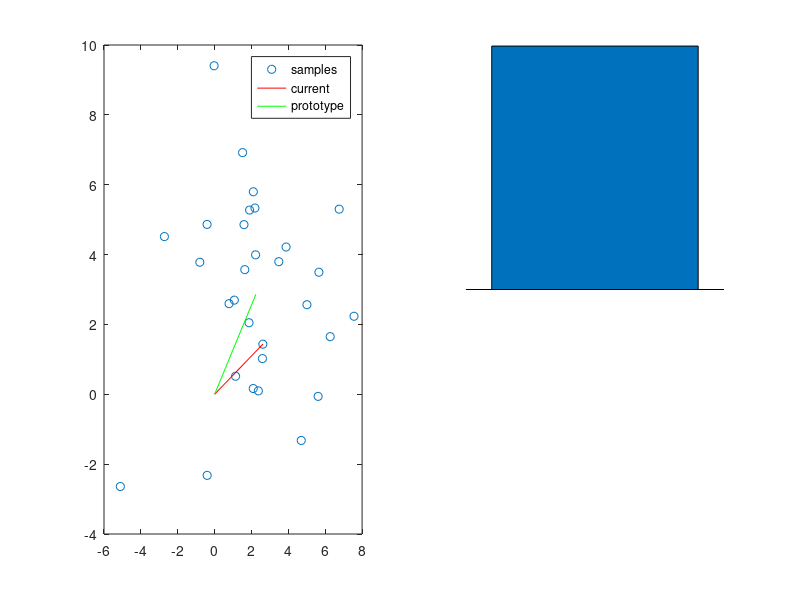
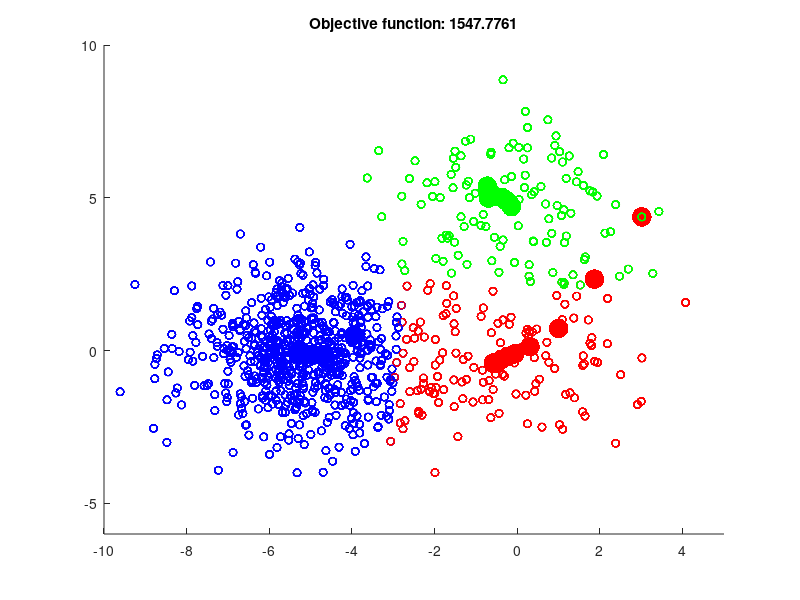

Write MATLAB code to recreate these figures, in order.
% This is a MATLAB script for the
% CLPS1291 lecture on k-means.

% Other m-files required: none
% Subfunctions: none
% MAT-files required: none
% Author: Thomas Serre
% Brown University
% CLPS Department
% email: Thomas_Serre@Brown.edu
% Website: http://serre-lab.clps.brown.edu
% February 2014;
% The k-means code is a modified version of the
% simple_kmedias function by Mauricio Martinez-Garcia, 2003,2007

clc;
clear all;
close all;

%%%%%%%%%%%%%%%%%%%%%%%%%%%%%%%%%%%%%%%%%%%%%%%%%%%%%%%%%%%%%%%%%%%%%%%%%%
%% Model neuron coding for distance from average for toy data
%% Excercise for home: Try to run the code on your faces...
clear all;
x   = 2.0 + 3.0*randn(2,30);
sim = 'dot-prod'; % 'rbf' or 'dot-prod' or 'sig'

%% Excercise: Try to implement the normalized dot-product

% Algorithm starts
ind = randperm(size(x,2)); %% randomize the presentation order
m   = mean(x,2); %% sample mean
w   = m;

for ii = 1:size(x,2)
    subplot(1,2,1); plot(x(1,:), x(2,:), 'o');
    hold on;
    
    switch sim
        case 'rbf'
            % compute distance between current stimulus x(:,ind(ii)) and synaptic weight
            D2   = sum((x(:,ind(ii))-w).^2);
            sig2 = 100;
            y = exp(-D2/sig2);
            
            plot([m(1) x(1,ind(ii))], [m(2) x(2,ind(ii))], '-r', 'MarkerSize', 10);
            plot(m(1), m(2), 'pm', 'MarkerSize', 10);
            legend('samples', 'current','prototype')
            hold off
            subplot(1,2,2); bar(1,y); axis([0 2 0 1]); axis off
            
        case 'dot-prod'
            y = w'*x(:,ind(ii));
            
            plot([0 x(1,ind(ii))], [0 x(2,ind(ii))], '-r', 'MarkerSize', 10);
            plot([0 m(1)], [0  m(2)], '-g', 'MarkerSize', 10);
            legend('samples', 'current','prototype')
            hold off
            subplot(1,2,2); bar(1,y); axis([0 2 -10 10]); axis off
            
        case 'sig'
            y = logsig(w'*x(:,ind(ii)));
            
            plot([0 x(1,ind(ii))], [0 x(2,ind(ii))], '-r', 'MarkerSize', 10);
            plot([0 m(1)], [0  m(2)], '-g', 'MarkerSize', 10);
            legend('samples', 'current','prototype')
            hold off
            subplot(1,2,2); bar(1,y); axis([0 2 0 1]); axis off
    end
    pause
end


%%%%%%%%%%%%%%%%%%%%%%%%%%%%%%%%%%%%%%%%%%%%%%%%%%%%%%%%%%%%%%%%%%%%%%%%%%
%% K-means demo

close all;
clear all;

K  = 3; %% K for k-means

col = [1 0 0; 0 1 0; 0 0 1; 1 1 0; 1 0 1; 0 1 1];

dim     = 2;
%%init
dist    = zeros(1,K);
maxerr  = 0;
m       = 1;

clus_size = [100 100 700];
my_var    = [2 2 2];
my_sdev   = sqrt(my_var);


cluster1 = my_sdev(1)*randn(clus_size(1),dim) + kron(ones(clus_size(1),1),[0,0]);
cluster2 = my_sdev(2)*randn(clus_size(2),dim) + kron(ones(clus_size(2),1),[0,5]);
cluster3 = my_sdev(3)*randn(clus_size(3),dim) + kron(ones(clus_size(3),1),[-5,0]);

% Build data matrix with corresponding labels lab
X    = [cluster1 ; cluster2 ; cluster3];
lab  = [ones(size(cluster1,1),1); ...
    2*ones(size(cluster2,1),1); 3*ones(size(cluster3,1),1)];

[Ndata, dims] = size(X);

figure
scatter(X(:,1),X(:,2), 30, [0 0 0]);
axis([-10 5 -6 10]);
hold on;

% Initial prototype assignment (arbitrary)
ind = randperm(size(X,1));
for i=1:K-1
    means(i,:) = X(ind(i),:);
end
means(K,:) = mean(X(K:Ndata,:));

cmp = 1 + maxerr;
while (cmp > maxerr)
    
    class  = zeros(K,dims);
    Nclass = zeros(K,1);
    myind  = [];
    
    scatter(means(:,1), means(:,2), 200, col(1:K,:), 'fill' );
    
    pause(.5);
    
    % Groups each elements to the nearest prototype
    for ii = 1:Ndata
        for jj = 1:K
            % Euclidean distance from data to each prototype
            dist(jj) = norm(X(ii,:)-means(jj,:))^2;
        end
        % Find indices of minimum distance
        index_min = find(~(dist-min(dist)));
        
        % If there are multiple min distances, decide randomly
        index_min          = index_min(ceil(length(index_min)*rand));
        class(index_min,:) = class(index_min,:) + X(ii,:);
        Nclass(index_min)  = Nclass(index_min) + 1;
        myind              = [myind index_min];
    end
    
    err = 0;
    for ii = 1:K
        class(ii,:) = class(ii,:) / Nclass(ii);
        ind         = find(myind==ii);
        
        scatter(X(ind,1),X(ind,2), 30, repmat(col(ii,:), length(ind),1));
        
        err = err+sum(sqrt(sum((X(ind,:)-repmat(class(ii,:),length(ind),1)).^2,2)));
    end
    
    title(['Objective function: ' num2str(err)])
    pause(.5);
    
    % Compare results with previous iteration
    cmp = 0;
    for ii = 1:K
        cmp = norm(class(ii,:)-means(ii,:));
    end
    
    % Prototype update
    means = class;
end

Nmeans = Nclass;
